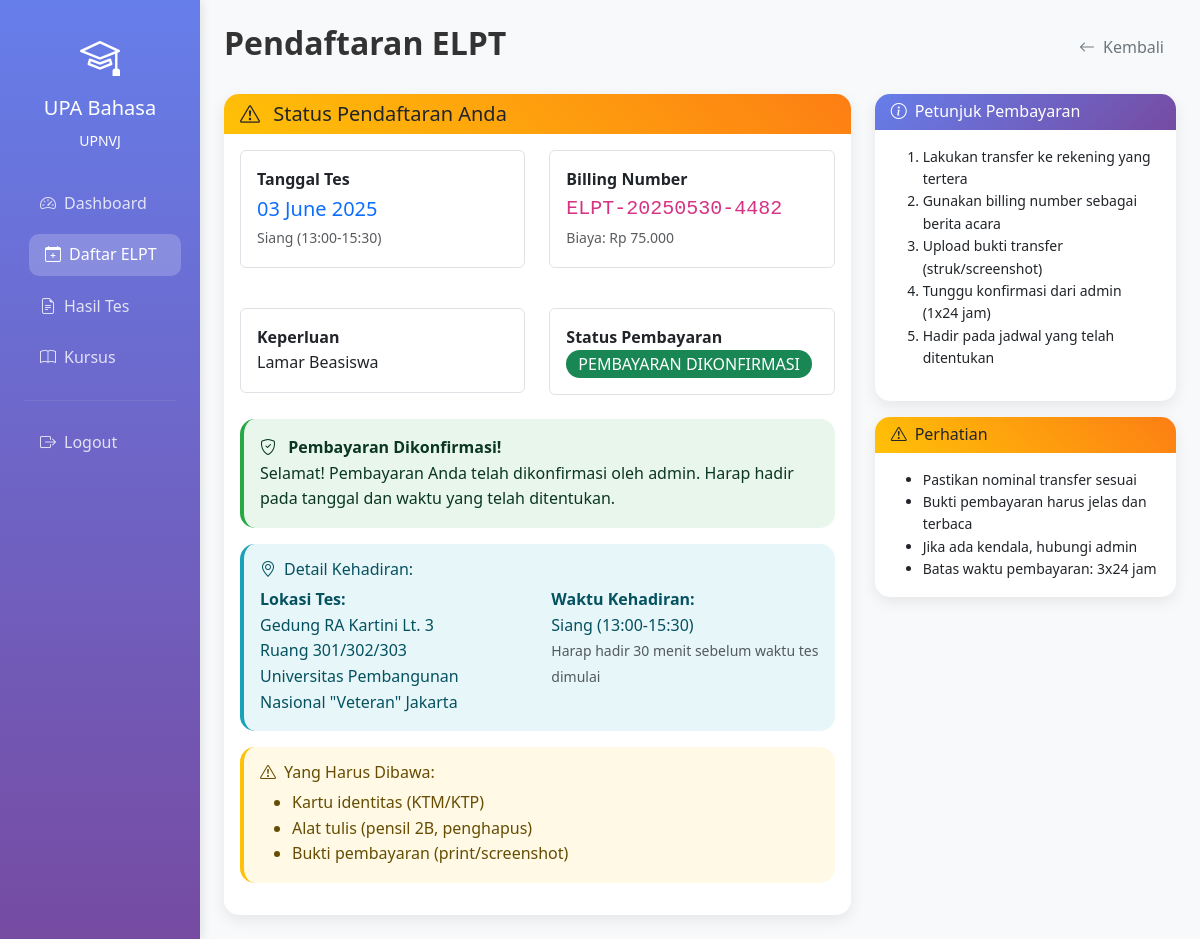
The page /student/elpt-registration.php (signed in) on the database its author committed.
### tables this page shows
CREATE TABLE `elpt_registrations` (
  `id` int(11) NOT NULL,
  `user_id` int(11) NOT NULL,
  `test_date` date NOT NULL,
  `purpose` varchar(100) NOT NULL,
  `time_slot` varchar(20) DEFAULT NULL,
  `payment_status` enum('pending','confirmed','payment_uploaded','payment_verified','rejected') DEFAULT 'pending',
  `billing_number` varchar(50) DEFAULT NULL,
  `payment_proof_file` varchar(255) DEFAULT NULL,
  `payment_proof_uploaded_at` timestamp NULL DEFAULT NULL,
  `payment_proof_deadline` timestamp NULL DEFAULT NULL,
  `registration_confirmed_at` timestamp NULL DEFAULT NULL,
  `created_at` timestamp NOT NULL DEFAULT current_timestamp(),
  `updated_at` timestamp NOT NULL DEFAULT current_timestamp() ON UPDATE current_timestamp()
);

### config/database.php (called while the page is built, shortened)
<?php
function formatDate($date) {
    return date('d F Y', strtotime($date));
}
function formatCurrency($amount) {
    return 'Rp ' . number_format($amount, 0, ',', '.');
}
function formatTimeSlot($time_slot, $test_date) {
    $selected_date = new DateTime($test_date);
    $day_of_week = $selected_date->format('N');
    switch($time_slot) {
        case 'siang':
            return ($day_of_week == 6) ? 'Siang (09:30-12:00)' : 'Siang (13:00-15:30)';
    }
}
?>

### student/elpt-registration.php (the view, shortened to what this page needs)
<?php
require_once '../config/database.php';
$errors = [];
$stmt = $pdo->prepare("SELECT * FROM elpt_registrations WHERE user_id = ? AND payment_status IN ('confirmed', 'payment_uploaded', 'payment_verified') ORDER BY created_at DESC LIMIT 1");
$stmt->execute([$_SESSION['user_id']]);
$active_registration = $stmt->fetch();
?>
<!DOCTYPE html>
<html lang="id">
<head>
    <link href="https://cdn.jsdelivr.net/npm/bootstrap@5.3.0/dist/css/bootstrap.min.css" rel="stylesheet">
    <link href="https://cdn.jsdelivr.net/npm/bootstrap-icons@1.10.0/font/bootstrap-icons.css" rel="stylesheet">
    <link href="../assets/css/custom.css" rel="stylesheet">
    <link href="../assets/css/student.css" rel="stylesheet">
</head>
<body class="bg-light">
    <div class="container-fluid">
        <div class="row">
            <?php include 'includes/sidebar.php'; ?>
            <div class="col-md-9 col-lg-10 p-4">
                <div class="d-flex justify-content-between align-items-center mb-4">
                    <h2 class="fw-bold">Pendaftaran ELPT</h2>
                    <a href="dashboard.php" class="btn btn-outline-secondary">
                        <i class="bi bi-arrow-left me-2"></i>Kembali
                    </a>
                </div>
                <?php if ($active_registration): ?>
                    <div class="row">
                        <div class="col-lg-8">
                            <div class="card">
                                <div class="card-header bg-warning text-dark">
                                    <h5 class="mb-0">
                                        <i class="bi bi-exclamation-triangle me-2"></i>
                                        Status Pendaftaran Anda
                                    </h5>
                                </div>
                                <div class="card-body">
                                    <div class="row mb-4">
                                        <div class="col-md-6">
                                            <div class="border rounded p-3 mb-3">
                                                <strong>Tanggal Tes</strong><br>
                                                <span class="text-primary fs-5"><?= formatDate($active_registration['test_date']) ?></span><br>
                                                <small class="text-muted"><?= formatTimeSlot($active_registration['time_slot'], $active_registration['test_date']) ?></small>
                                            </div>
                                        </div>
                                        <div class="col-md-6">
                                            <div class="border rounded p-3 mb-3">
                                                <strong>Billing Number</strong><br>
                                                <code class="fs-5"><?= htmlspecialchars($active_registration['billing_number']) ?></code><br>
                                                <small class="text-muted">Biaya: <?= formatCurrency(ELPT_FEE) ?></small>
                                            </div>
                                        </div>
                                    </div>
                                    <div class="row mb-4">
                                        <div class="col-md-6">
                                            <div class="border rounded p-3">
                                                <strong>Keperluan</strong><br>
                                                <span><?= htmlspecialchars($active_registration['purpose']) ?></span>
                                            </div>
                                        </div>
                                        <div class="col-md-6">
                                            <div class="border rounded p-3">
                                                <strong>Status Pembayaran</strong><br>
                                                <span class="badge fs-6 <?=
                                                    $active_registration['payment_status'] === 'confirmed' ? 'bg-warning text-dark' :
                                                    ($active_registration['payment_status'] === 'payment_uploaded' ? 'bg-primary' : 'bg-success')
                                                ?>">
                                                    <?php
                                                    switch($active_registration['payment_status']) {
                                                        case 'payment_verified': echo 'PEMBAYARAN DIKONFIRMASI'; break;
                                                    }
                                                    ?>
                                                </span>
                                            </div>
                                        </div>
                                    </div>
                                    <?php if ($active_registration['payment_status'] === 'confirmed'): ?>
                                        <div class="alert alert-info">
                                            <i class="bi bi-info-circle me-2"></i>
                                            <strong>Silakan Upload Bukti Pembayaran</strong><br>
                                            Pendaftaran Anda telah dikonfirmasi. Silakan lakukan pembayaran dan upload bukti pembayaran di bawah ini.
                                        </div>
                                        <?php if (!empty($errors)): ?>
                                            <div class="alert alert-danger">
                                                <ul class="mb-0">
                                                    <?php foreach ($errors as $error): ?>
                                                        <li><?= htmlspecialchars($error) ?></li>
                                                    <?php endforeach; ?>
                                                </ul>
                                            </div>
                                        <?php endif; ?>
                                        <div class="alert alert-light border mb-4">
                                            <h6 class="fw-bold mb-3"><i class="bi bi-bank me-2"></i>Informasi Pembayaran</h6>
                                            <div class="row">
                                                <div class="col-md-6">
                                                    <strong>Rekening Tujuan:</strong><br>
                                                    <div class="bg-white p-2 rounded border">
                                                        <strong>Bank BNI</strong><br>
                                                        <code>1234567890</code><br>
                                                        <small>A.n. UPA Bahasa UPNVJ</small>
                                                    </div>
                                                </div>
                                                <div class="col-md-6">
                                                    <strong>Detail Pembayaran:</strong><br>
                                                    <div class="bg-white p-2 rounded border">
                                                        <strong>Nominal:</strong> <?= formatCurrency(ELPT_FEE) ?><br>
                                                        <strong>Kode Billing:</strong> <code><?= htmlspecialchars($active_registration['billing_number']) ?></code><br>
                                                        <small class="text-muted">Gunakan kode billing sebagai berita acara</small>
                                                    </div>
                                                </div>
                                            </div>
                                        </div>
                                        <form method="POST" enctype="multipart/form-data" id="paymentUploadForm" class="p-4 bg-light rounded">
                                            <input type="hidden" name="action" value="upload_payment">
                                            <input type="hidden" name="registration_id" value="<?= $active_registration['id'] ?>">
                                            <h6 class="fw-bold mb-3"><i class="bi bi-cloud-upload me-2"></i>Upload Bukti Pembayaran</h6>
                                            <div class="mb-3">
                                                <label class="form-label fw-bold">Pilih File Bukti Transfer</label>
                                                <input type="file" class="form-control form-control-lg" name="payment_proof" accept=".jpg,.jpeg,.png,.pdf" required>
                                                <div class="form-text">
                                                    <i class="bi bi-info-circle me-1"></i>
                                                    Format yang diizinkan: JPG, PNG, PDF (maksimal 5MB)<br>
                                                    Pastikan bukti pembayaran jelas dan terbaca dengan baik
                                                </div>
                                            </div>
                                            <div class="text-end">
                                                <button type="submit" class="btn btn-primary btn-lg" id="uploadBtn">
                                                    <i class="bi bi-cloud-upload me-2"></i>Upload Bukti Pembayaran
                                                </button>
                                            </div>
                                        </form>
                                    <?php elseif ($active_registration['payment_status'] === 'payment_verified'): ?>
                                        <div class="alert alert-success">
                                            <i class="bi bi-shield-check me-2"></i>
                                            <strong>Pembayaran Dikonfirmasi!</strong><br>
                                            Selamat! Pembayaran Anda telah dikonfirmasi oleh admin. Harap hadir pada tanggal dan waktu yang telah ditentukan.
                                        </div>
                                        <div class="alert alert-info">
                                            <h6><i class="bi bi-geo-alt me-2"></i>Detail Kehadiran:</h6>
                                            <div class="row">
                                                <div class="col-md-6">
                                                    <strong>Lokasi Tes:</strong><br>
                                                    Gedung RA Kartini Lt. 3<br>
                                                    Ruang 301/302/303<br>
                                                    Universitas Pembangunan Nasional "Veteran" Jakarta
                                                </div>
                                                <div class="col-md-6">
                                                    <strong>Waktu Kehadiran:</strong><br>
                                                    <?= formatTimeSlot($active_registration['time_slot'], $active_registration['test_date']) ?><br>
                                                    <small class="text-muted">Harap hadir 30 menit sebelum waktu tes dimulai</small>
                                                </div>
                                            </div>
                                        </div>
                                        <div class="alert alert-warning">
                                            <h6><i class="bi bi-exclamation-triangle me-2"></i>Yang Harus Dibawa:</h6>
                                            <ul class="mb-0">
                                                <li>Kartu identitas (KTM/KTP)</li>
                                                <li>Alat tulis (pensil 2B, penghapus)</li>
                                                <li>Bukti pembayaran (print/screenshot)</li>
                                            </ul>
                                        </div>
                                    <?php endif; ?>
                                </div>
                            </div>
                        </div>
                        <div class="col-lg-4">
                            <div class="card">
                                <div class="card-header bg-primary text-white">
                                    <h6 class="mb-0"><i class="bi bi-info-circle me-2"></i>Petunjuk Pembayaran</h6>
                                </div>
                                <div class="card-body">
                                    <ol class="small">
                                        <li>Lakukan transfer ke rekening yang tertera</li>
                                        <li>Gunakan billing number sebagai berita acara</li>
                                        <li>Upload bukti transfer (struk/screenshot)</li>
                                        <li>Tunggu konfirmasi dari admin (1x24 jam)</li>
                                        <li>Hadir pada jadwal yang telah ditentukan</li>
                                    </ol>
                                </div>
                            </div>
                            <div class="card mt-3">
                                <div class="card-header bg-warning text-dark">
                                    <h6 class="mb-0"><i class="bi bi-exclamation-triangle me-2"></i>Perhatian</h6>
                                </div>
                                <div class="card-body">
                                    <ul class="small mb-0">
                                        <li>Pastikan nominal transfer sesuai</li>
                                        <li>Bukti pembayaran harus jelas dan terbaca</li>
                                        <li>Jika ada kendala, hubungi admin</li>
                                        <li>Batas waktu pembayaran: 3x24 jam</li>
                                    </ul>
                                </div>
                            </div>
                        </div>
                    </div>
                <?php endif; ?>
            </div>
        </div>
    </div>
</body>
</html>

### rows shown on the page
elpt_registrations: test_date "03 June 2025", time_slot+test_date "Siang (13:00-15:30)", billing_number "ELPT-20250530-4482", purpose "Lamar Beasiswa"

### other values the page prints
formatCurrency(ELPT_FEE) "Rp 75.000"
